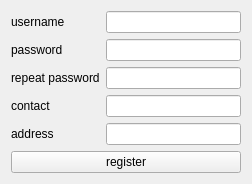
<?xml version="1.0" encoding="UTF-8"?>
<ui version="4.0">
 <class>registerWindow</class>
 <widget class="QWidget" name="registerWindow">
  <property name="geometry">
   <rect>
    <x>0</x>
    <y>0</y>
    <width>252</width>
    <height>174</height>
   </rect>
  </property>
  <property name="windowTitle">
   <string>register</string>
  </property>
  <layout class="QGridLayout" name="gridLayout">
   <item row="1" column="0">
    <widget class="QPushButton" name="registerPushButton">
     <property name="text">
      <string>register</string>
     </property>
    </widget>
   </item>
   <item row="0" column="0">
    <layout class="QGridLayout" name="gridLayout_2">
     <item row="1" column="1">
      <widget class="QLineEdit" name="passwordLineEdit"/>
     </item>
     <item row="3" column="0">
      <widget class="QLabel" name="contactLabel_2">
       <property name="text">
        <string>contact</string>
       </property>
      </widget>
     </item>
     <item row="0" column="1">
      <widget class="QLineEdit" name="usernameLineEdit"/>
     </item>
     <item row="0" column="0">
      <widget class="QLabel" name="usernameLabel">
       <property name="text">
        <string>username</string>
       </property>
      </widget>
     </item>
     <item row="1" column="0">
      <widget class="QLabel" name="passwordLabel">
       <property name="text">
        <string>password</string>
       </property>
      </widget>
     </item>
     <item row="2" column="1">
      <widget class="QLineEdit" name="passwordLineEdit_2"/>
     </item>
     <item row="2" column="0">
      <widget class="QLabel" name="passwordLabel_2">
       <property name="text">
        <string>repeat password</string>
       </property>
      </widget>
     </item>
     <item row="3" column="1">
      <widget class="QLineEdit" name="contactLineEdit"/>
     </item>
     <item row="4" column="1">
      <widget class="QLineEdit" name="addressLineEdit"/>
     </item>
     <item row="4" column="0">
      <widget class="QLabel" name="addressLabel">
       <property name="text">
        <string>address</string>
       </property>
      </widget>
     </item>
    </layout>
   </item>
  </layout>
 </widget>
 <layoutdefault spacing="6" margin="11"/>
 <tabstops>
  <tabstop>usernameLineEdit</tabstop>
  <tabstop>passwordLineEdit</tabstop>
  <tabstop>passwordLineEdit_2</tabstop>
  <tabstop>contactLineEdit</tabstop>
  <tabstop>addressLineEdit</tabstop>
  <tabstop>registerPushButton</tabstop>
 </tabstops>
 <resources/>
 <connections>
  <connection>
   <sender>registerPushButton</sender>
   <signal>clicked()</signal>
   <receiver>registerWindow</receiver>
   <slot>onRegisterButtonClicked()</slot>
   <hints>
    <hint type="sourcelabel">
     <x>156</x>
     <y>143</y>
    </hint>
    <hint type="destinationlabel">
     <x>249</x>
     <y>141</y>
    </hint>
   </hints>
  </connection>
 </connections>
 <slots>
  <slot>onRegisterButtonClicked()</slot>
 </slots>
</ui>
